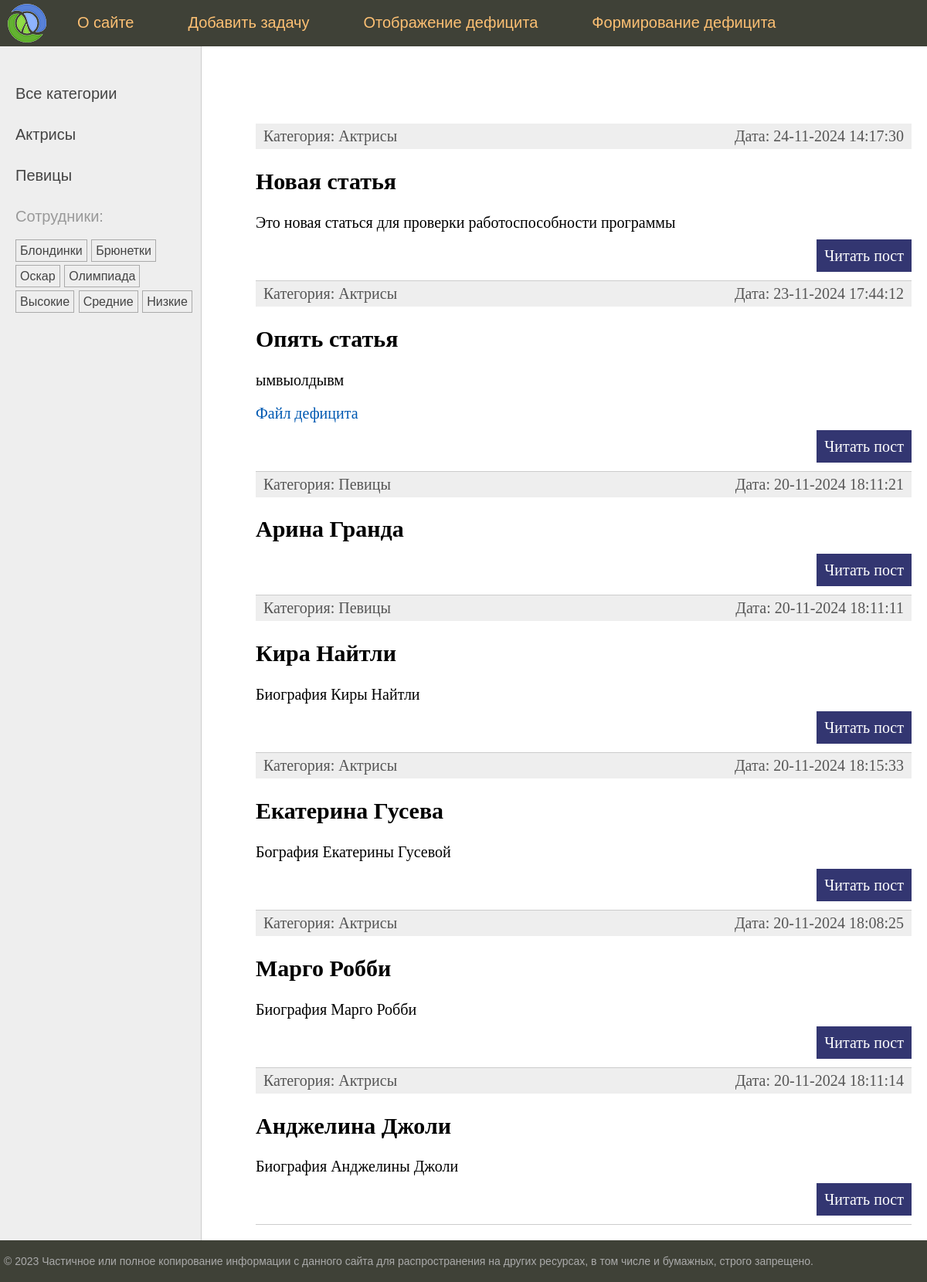
Before: / with the older database file.
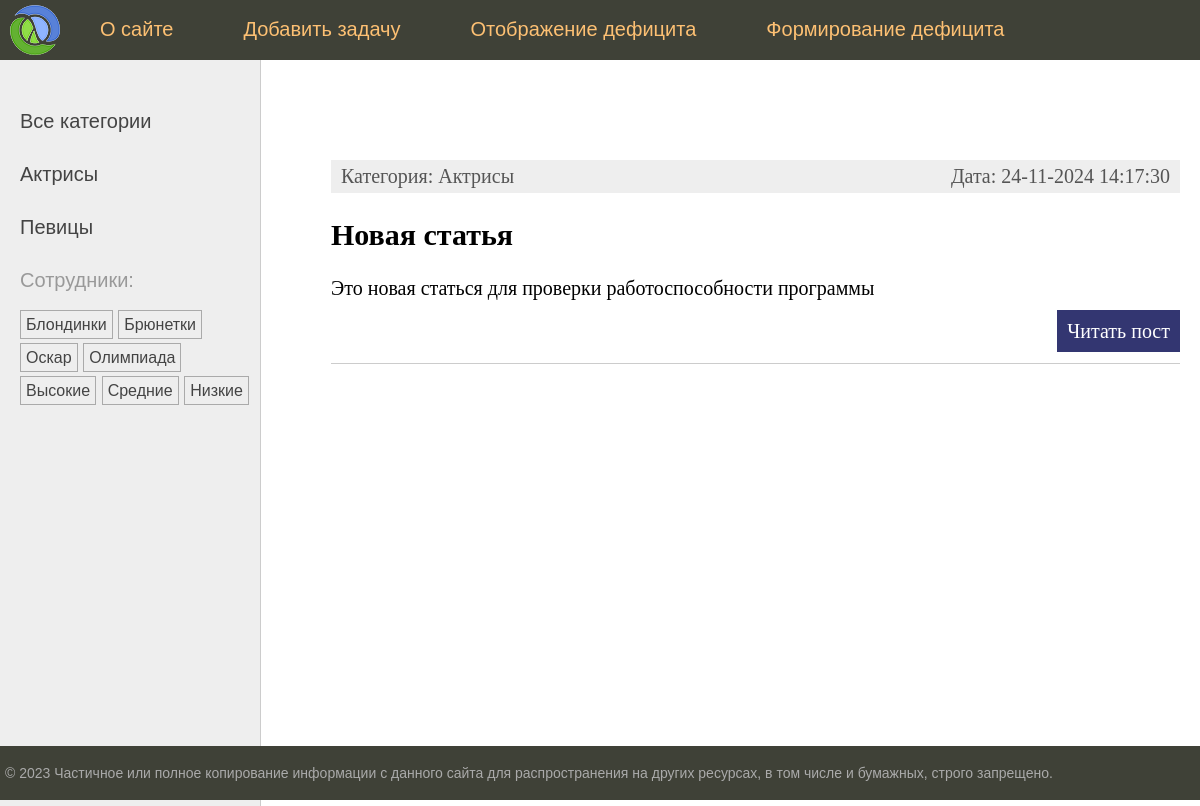
After: the same page with the newer database file.
### women/models.py (models this page shows, shortened)
class Category(models.Model):
    name = models.CharField(max_length=100, db_index=True, verbose_name="Название")
    slug = models.SlugField(max_length=255, unique=True, db_index=True)
    class Meta:
        verbose_name = "Категория"
        verbose_name_plural = "Категории"
    def get_absolute_url(self):
        return reverse('category', kwargs={'cat_slug': self.slug})

class TagPost(models.Model):
    tag = models.CharField(max_length=100, db_index=True)
    slug = models.SlugField(max_length=255, unique=True, db_index=True)
    def get_absolute_url(self):
        return reverse('tag', kwargs={'tag_slug': self.slug})

class Women(models.Model):
    class Status(models.IntegerChoices):
        DRAFT = 0, 'Черновик'
        PUBLISHED = 1, 'Опубликовано'
    title = models.CharField(max_length=255, verbose_name='Заголовок')
    slug = models.SlugField(max_length=255, unique=True, db_index=True, verbose_name='URL')
    photo = models.FileField(upload_to="post_docs/%Y/%m/%d", default=None, blank=True,
                             null=True, verbose_name="Файлы")
    content = models.TextField(blank=True, verbose_name='Текст статьи')
    time_create = models.DateTimeField(auto_now_add=True, verbose_name='Время создания')
    time_update = models.DateTimeField(auto_now=True)
    is_published = models.BooleanField(choices=tuple(map(lambda x: (bool(x[0]), x[1]), Status.choices)),
                                       default=Status.DRAFT, verbose_name='Статус')
    cat = models.ForeignKey('Category', on_delete=models.PROTECT, related_name='posts', verbose_name="Категория")
    tags = models.ManyToManyField('TagPost', blank=True, related_name='tags', verbose_name='Сотрудник')
    husband = models.OneToOneField('Husband', on_delete=models.SET_NULL, null=True, blank=True, related_name='women',
                                   verbose_name='Муж')
    objects = models.Manager()
    published = PublishedManager()
    class Meta:
        verbose_name = "Задачи"
        verbose_name_plural = "Задачи"
        ordering = ['-time_create']
        indexes = [
            models.Index(fields=['-time_create'])
        ]
    def get_absolute_url(self):
        return reverse('post', kwargs={'post_slug': self.slug})

### women/views.py (the view)
# urls.py: path('', views.index, name='home'),
def index(request):
    posts = Women.published.all()
    comments = CommentModel.objects.all()
    data = {'title': 'Главная страница',
            'posts': posts,
            'comments': comments,
            }
    return render(request, "women/index.html", context=data)

### women/models.py (called while the page is built)
    def get_queryset(self):
        return super().get_queryset().filter(is_published=Women.Status.PUBLISHED)

### women/templatetags/women_tags.py (called while the page is built)
@register.simple_tag()
def get_menu():
    return menu

@register.inclusion_tag('women/list_categories.html')
def show_categories(cat_selected=0):
    cats = Category.objects.all()
    return {'cats': cats, 'cat_selected': cat_selected}

@register.inclusion_tag('women/list_tags.html')
def show_all_tags():
    return {'tags': TagPost.objects.all()}

### women/templates/women/index.html (shortened to what this page needs)
{% extends 'base.html' %}
{% block content %}
<ul class="list-articles" xmlns="http://www.w3.org/1999/html">
	{% for p in posts %}
			<li><div class="article-panel">
	<p class="first">Категория: {{p.cat.name}}</p>
	<p class="last">Дата: {{p.time_update|date:"d-m-Y H:i:s"}}</p>
    </div>
				<h2>{{p.title}}</h2>
					{% autoescape off %}
					{{p.content|linebreaks|truncatewords:40}}
					{% endautoescape %}
				{% if p.photo %}
				<p><file src="{{p.photo.url}}"><a href="{{p.photo.url}}">Файл дефицита </a></file></p>
				{% endif %}
			<p class="link-read-post"><a href="{{ p.get_absolute_url }}">Читать пост</a></p>
			</li>
	{% endfor %}
</ul>
{% endblock %}

### templates/base.html (shortened to what this page needs)
{% load static %}
{% load women_tags %}
<!DOCTYPE html>
<html>
<head>
	<link type="text/css" href="{% static 'women/css/styles.css' %}" rel="stylesheet" />
</head>
<body>
<table class="table-page" border=0 cellpadding="0" cellspacing="0">
<tr><td valign=top>
{% block mainmenu %}
		<div class="header">
			<ul id="mainmenu" class="mainmenu">
				<li class="logo"><a href="{% url 'home' %}"><div class="logo"></div></a></li>
					{% get_menu as menu %}
					{% for m in menu %}
						<li><a href="{% url m.url_name %}">{{m.title}}</a></li>
					{% endfor %}
					{% if user.is_authenticated %}
						<li class="last">{{user.username}} | <a href="{% url 'users:logout' %}">Выйти</a></li>
					{% else %}
						<li class="last"><a href="{% url 'users:login' %}">Войти</a> | <a href="{% url 'users:register' %}">Регистрация</a></li>
					{% endif %}
			</ul>
		</div>
{% endblock mainmenu %}
<table class="table-content" border=0 cellpadding="0" cellspacing="0">
<tr>
	<td valign="top" class="left-chapters">
	<ul id="leftchapters">
		{% if cat_selected == 0 %}
		<li class="selected">Все категории</li>
		{% else %}
		<li><a href="{% url 'home' %}">Все категории</a></li>
		{% endif %}
		{% show_categories cat_selected %}
		<li>{% show_all_tags %}</li>
	</ul>
</td>
<td valign="top" class="content">
	<div class="content-text">
		{% block content %}
		{% endblock %}
	</div>
</td></tr></table>
</td></tr>
<tr><td valign=top>
	<div id="footer">
		<p>&copy; 2023 Частичное или полное копирование информации с данного сайта для распространения на других ресурсах, в том числе и бумажных, строго запрещено.</p>
	</div>
</td></tr></table>
</body>
</html>

### women/templates/women/list_categories.html
{% for cat in cats %}
{% if cat.id == cat_selected %}
<li class="selected">{{cat.name}}</li>
{% else %}
<li><a href="{{ cat.get_absolute_url }}">{{cat.name}}</a></li>
{% endif %}
{% endfor %}

### women/templates/women/list_tags.html
{% if tags %}
<p>Сотрудники:</p>
<ul class="tags-list">
    {% for t in tags %}
    <li><a href="{{t.get_absolute_url}}">{{t.tag}}</a></li>
    {% endfor %}
</ul>
{% endif %}

### women/static/women/css/styles.css (style rules this page uses)
html, body { font-family: 'Arial'; margin: 0; padding: 0; height: 100%; width: 100%; color: #444; }
a { color: #0059b2; text-decoration: none; }
p.link-read-post { text-align: right; }
p.link-read-post a { padding: 10px; min-width: 100px; background: #333671; color: #fff; text-decoration: none; }
div.article-panel { background: #eee; padding: 5px 10px 5px 10px; box-sizing: border-box; overflow: hidden; color: #555; }
div.article-panel p.first { margin: 0; float: left; }
div.article-panel p.last { margin: 0; float: right; }
ul.list-articles { list-style: none; margin: 0; padding: 0; }
ul.list-articles li { border-bottom: 1px solid #ccc; }
.table-page { width: 100%; height: 100%; vertical-align: top; }
.table-page tr { height: 100%; }
.header { background: #3F4137; height: 60px; }
.logo { background: url('../images/logo.png') no-repeat 10px 5px; width: 70px; height: 60px; }
ul.mainmenu { list-style: none; margin: 0; padding: 0; height: 60px; color: #fdc073; font-size: 20px; overflow: hidden; }
ul.mainmenu li { float: left; margin: 18px 40px 0 30px; }
ul.mainmenu li.logo { margin: 0; }
ul.mainmenu li.last { float: right; }
ul.mainmenu li a { color: #fdc073; text-decoration: none; }
.table-content { width: 100%; min-height: 100%; height: 100%; }
.left-chapters { margin: 0; background: #eee; border-right: 1px solid #ccc; }
.left-chapters ul { width: 230px; margin: 0; padding: 20px 10px 10px 20px; list-style: none; font-size: 20px; }
.left-chapters ul li { margin: 30px 0 0 0; color: #999; }
.left-chapters ul li a { color: #444; text-decoration: none; }
ul.tags-list { width: 100%; margin: 0; padding: 0; list-style: none; }
ul.tags-list li { margin: 0; padding: 0 0 10px; display: inline-block; }
ul.tags-list li a { padding: 5px; font-size: 16px; border: 1px solid #aaa; }
.content { padding: 40px 20px 20px 40px; width: 100%; box-sizing: border-box; }
.content-text { margin: 60px 0 0 30px; color: #000; font-size: 20px; font-family: Yandex Sans Display Light; }
#footer { box-sizing: border-box; background: #3F4137; padding: 5px; color: #aaa; font-size: 14px; font-family: Verdana, Geneva, Arial, Helvetica; text-align: left; overflow: hidden; }

Changed rows visible on the page:
removed Women: cat.name "Актрисы", time_update "23-11-2024 17:44:12", title "Опять статья", content "ымвыолдывм"
removed Women: cat.name "Певицы", time_update "20-11-2024 18:11:21", title "Арина Гранда"
removed Women: cat.name "Певицы", time_update "20-11-2024 18:11:11", title "Кира Найтли", content "Биография Киры Найтли"
removed Women: cat.name "Актрисы", time_update "20-11-2024 18:15:33", title "Екатерина Гусева", content "Бография Екатерины Гусевой"
removed Women: cat.name "Актрисы", time_update "20-11-2024 18:08:25", title "Марго Робби", content "Биография Марго Робби"
removed Women: cat.name "Актрисы", time_update "20-11-2024 18:11:14", title "Анджелина Джоли", content "Биография Анджелины Джоли"
